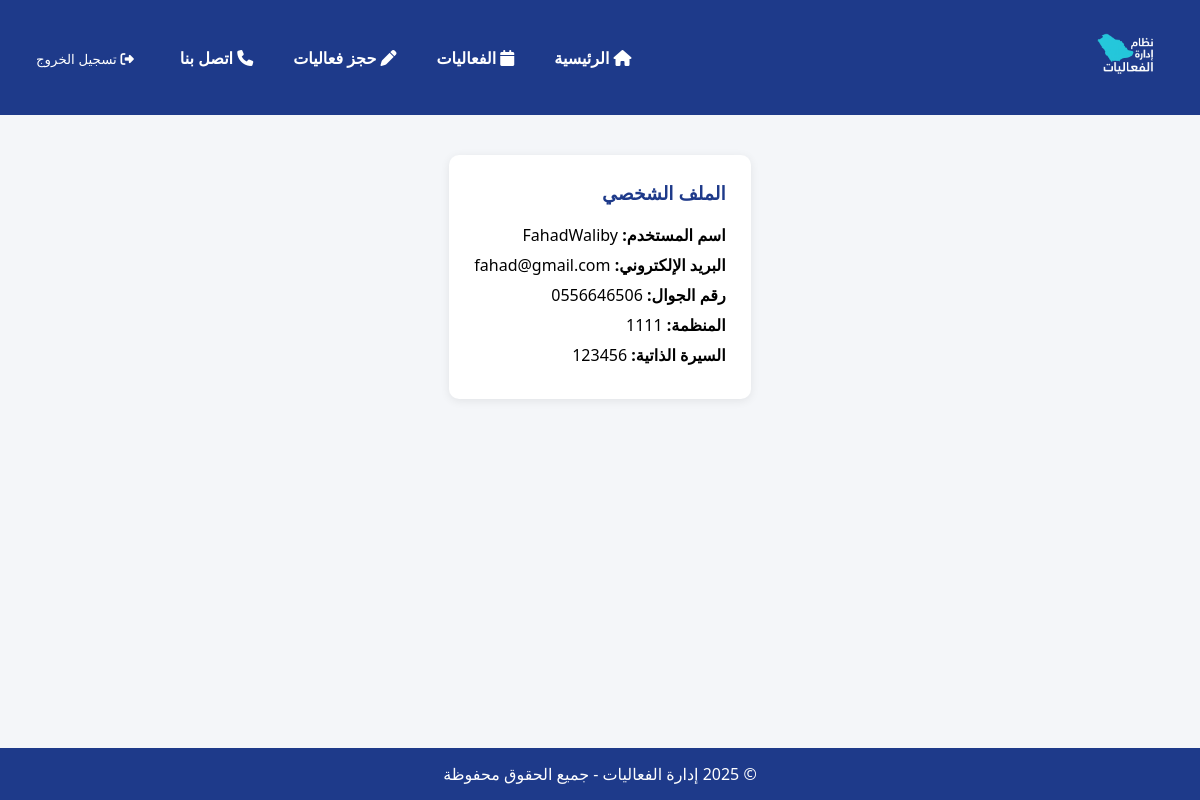
/profile/ (signed in), run on the app's committed database.
### app1_accounts/models.py (models this page shows, shortened)
class Profile(models.Model):
    user = models.OneToOneField(User, on_delete=models.CASCADE)
    phone_number = models.CharField(max_length=15, blank=True)
    organization = models.CharField(max_length=100, blank=True)
    bio = models.TextField(blank=True)

### app1_accounts/views.py (the view)
# urls.py: path('profile/', views.account_home, name='account_home'),
def account_home(request):
    profile = Profile.objects.get(user=request.user)
    return render(request, 'app1_accounts/account_home.html', {
        'user': request.user,
        'profile': profile
    })

### templates/app1_accounts/account_home.html (shortened to what this page needs)
<!DOCTYPE html>
<html lang="ar" dir="rtl">
<head>
  <link rel="stylesheet" href="https://cdnjs.cloudflare.com/ajax/libs/font-awesome/6.4.0/css/all.min.css">
</head>
<body>
  {% include "header.html" %}
  <main>
    <div class="profile-box">
      <h3>الملف الشخصي</h3>
      <p><strong>اسم المستخدم:</strong> {{ user.username }}</p>
      <p><strong>البريد الإلكتروني:</strong> {{ user.email }}</p>
      <p><strong>رقم الجوال:</strong> {{ profile.phone_number }}</p>
      <p><strong>المنظمة:</strong> {{ profile.organization }}</p>
      <p><strong>السيرة الذاتية:</strong> {{ profile.bio }}</p>
    </div>
  </main>
  {% include "footer.html" %}
</body>
</html>

### templates/app1_accounts/account_home.html (style rules this page uses)
html, body { height: 100%; margin: 0; font-family: 'Segoe UI', Tahoma, Geneva, Verdana, sans-serif; background-color: #f4f6f9; direction: rtl; }
body { display: flex; flex-direction: column; }
main { flex: 1; padding: 40px 20px; max-width: 900px; margin: auto; }
.profile-box { background-color: white; padding: 25px; border-radius: 10px; box-shadow: 0 2px 10px rgba(0,0,0,0.08); }
.profile-box h3 { margin-top: 0; color: #1e3a8a; }
.profile-box p { font-size: 16px; margin: 8px 0; }

### data on the page
Profile: phone_number "0556646506", organization "1111", bio "123456"

### other printed values
{{ user.username }} "FahadWaliby"
{{ user.email }} "fahad@gmail.com"
